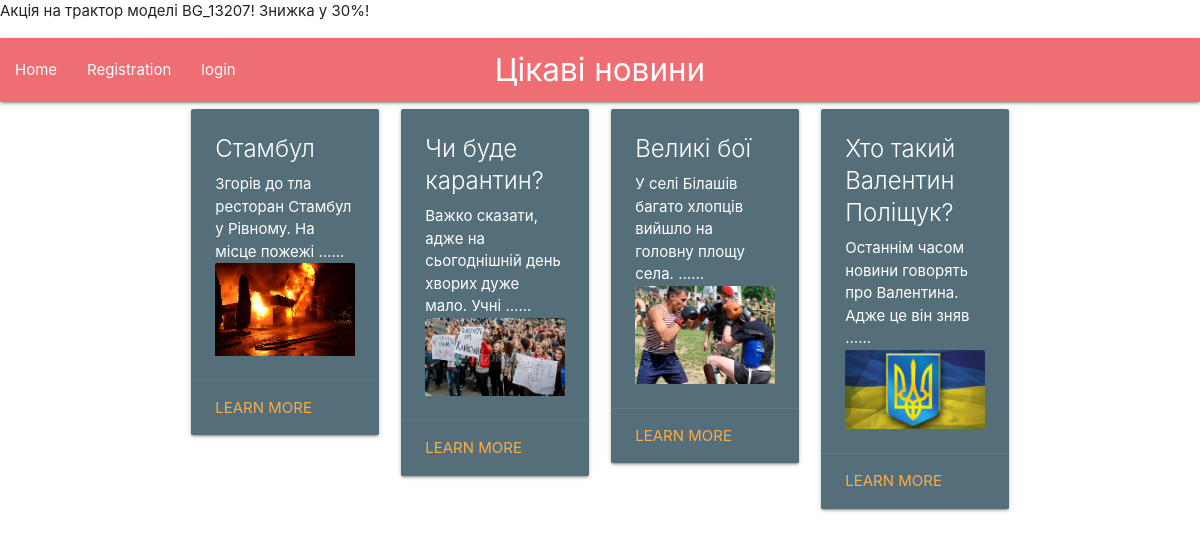
Before: /category-sport with the older database file.
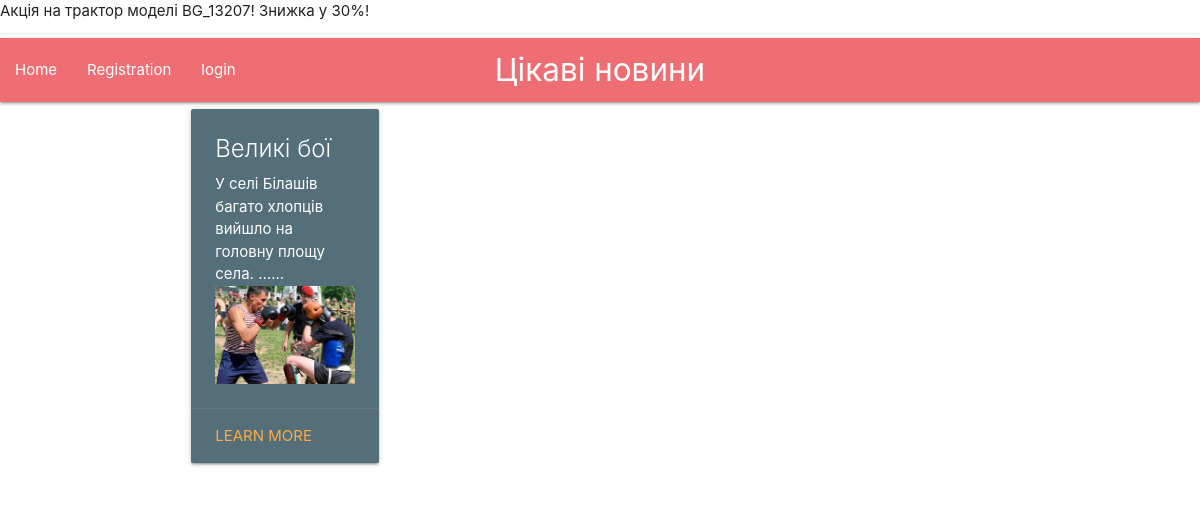
After: the same page with the newer database file.
### main/models.py (models this page shows, shortened)
class Blog_news(models.Model):
	tittle = models.CharField(max_length = 200)
	text = models.TextField(null=False)
	date = models.DateTimeField(default = datetime.now())
	published_date = models.DateTimeField("date published", null=True, blank=True)
	image = models.ImageField(upload_to='img/', blank=True, null=True)
	news_category = models.ForeignKey(Categories, on_delete=models.SET_DEFAULT, default=1)
	url_slug_news = models.CharField(max_length = 30, null=False, default= "default")

### main/views.py (the view)
# urls.py: path("<slug:url_slug>", views.separator)
def separator(request, url_slug):
    category_urls=[c.url_slug for c in Categories.objects.all()]
    if url_slug in category_urls:
        posts=Blog_news.objects.filter(news_category__url_slug=url_slug)
        return render(request, "main/home.html", {"News":posts})
    if url_slug in [c.url_slug_news for c in Blog_news.objects.all()]:
        article = Blog_news.objects.get(url_slug_news=url_slug)
        return render(request, "main/article.html", {"article":article})
    return HttpResponse("Not a category")

### main/templates/main/home.html
{%extends "main/head.html"%}
{% block content %}
<div class="container">
<div class = "row">
{%for n in News%}
<div class="col s12 m6 l3">
<div class="card blue-grey darken-1">
        <div class="card-content white-text">
        <span class="card-title">{{n.tittle}}</span>
        <p>{{ n.text|safe|truncatewords:10}}...</p>
        <div class="card-image">
          {% if n.image%}
          <img src="{{n.image.url}}">
          {%endif%}
        </div>
        </div>
        <div class="card-action">
         <a href="/{{ n.url_slug_news }}">Learn more</a>
    </div>
    </div>
    </div>
  {% endfor %}
  </div>
{% endblock %}

Changed rows visible on the page:
no longer on this page (row edited): Blog_news: tittle "Стамбул", text "Згорів до тла ресторан Стамбул у Рівному. На місце пожежі …", image (picture)
no longer on this page (row edited): Blog_news: tittle "Чи буде карантин?", text "Важко сказати, адже на сьогоднішній день хворих дуже мало. Учні …", image (picture)
no longer on this page (row edited): Blog_news: tittle "Хто такий Валентин Поліщук?", text "Останнім часом новини говорять про Валентина. Адже це він зняв …", image (picture)
